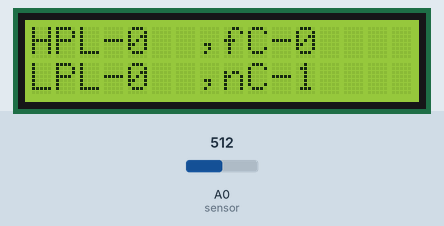
This sketch was run on a simulated Arduino Uno, built with avr-gcc and run on an emulated ATmega328P. On the bench: 16×2 character LCD. Inputs (shaded band) come from the test bench; at power-on: A0 (sensor) = 512. Storage starts empty; EEPROM starts erased; what the sketch prints to the serial monitor is not drawn.

Above: at 2.3 s.
2.4 s: A0 (sensor) set to 52
3.9 s: A0 (sensor) set to 46
At 5.2 s:
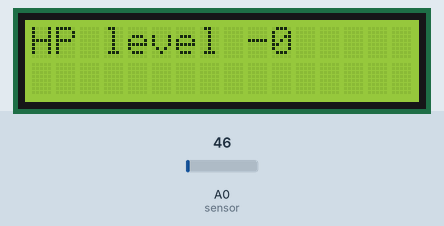
5.8 s: A0 (sensor) set to 431
7.3 s: A0 (sensor) set to 457
At 7.8 s:
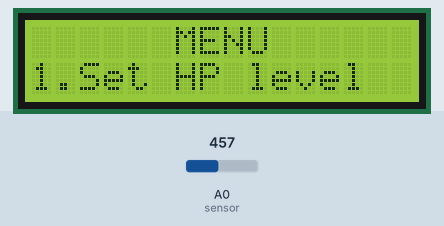
8.9 s: A0 (sensor) set to 440
At 9.2 s:
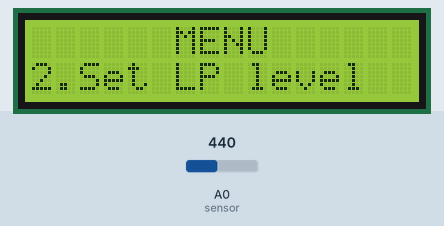
11.4 s: A0 (sensor) set to 40
At 13.1 s:
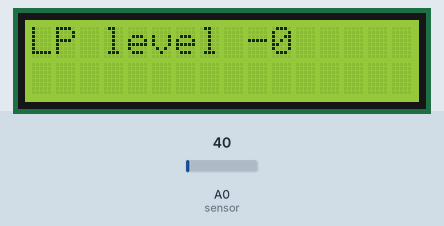
Timing chart, 0 to 14.2 s (numbered marks = the images above; inputs shaded):
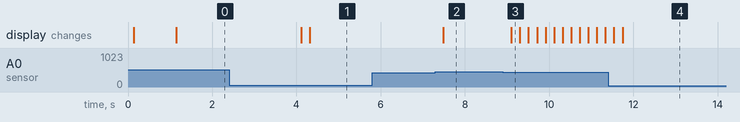

The sketch:

valveLCD.ino
```cpp
//Sample using LiquidCrystal library
#include <LiquidCrystal.h>

#include <SPI.h>
#include <SD.h>
#include <EEPROM.h>
int REPEAT_DELAY = 300;
File myFile;


LiquidCrystal lcd(8, 9, 4, 5, 6, 7);

// define some values used by the panel and buttons
int lcd_key     = 0;
int adc_key_in  = 0;
#define btnRIGHT  0
#define btnUP     1
#define btnDOWN   2
#define btnLEFT   3
#define btnSELECT 4
#define btnNONE   5

int wait_del = 200;
int minIntDelay = 50;
String Menu[3] = {"1.Set HP level", "2.Set LP level", "3.Set sycle fr"};


bool valueChanged = false;
long press_timer = 0;


int HPL_val = 100;
int HPL_min_val = 0;
int HPL_max_val = 100;
int LPL_val = 100;
int LPL_min_val = 0;
int LPL_max_val = 100;
int fC = 1000;
int fC_min_val = 0;
int fC_max_val = 1000;
int nC = 1;

int LREPEAT_DELAY;

// read the buttons
int read_LCD_buttons()
{
  adc_key_in = analogRead(A0);      // read the value from the sensor
  // my buttons when read are centered at these valies: 0, 144, 329, 504, 741
  // we add approx 50 to those values and check to see if we are close
  if (adc_key_in > 1000) return btnNONE; // We make this the 1st option for speed reasons since it will be the most likely result
  // For V1.1 us this threshold
  if (adc_key_in < 50)   return btnRIGHT;
  if (adc_key_in < 250)  return btnUP;
  if (adc_key_in < 450)  return btnDOWN;
  if (adc_key_in < 650)  return btnLEFT;
  if (adc_key_in < 850)  return btnSELECT;

  // For V1.0 comment the other threshold and use the one below:
  /*
    if (adc_key_in < 50)   return btnRIGHT;
    if (adc_key_in < 195)  return btnUP;
    if (adc_key_in < 380)  return btnDOWN;
    if (adc_key_in < 555)  return btnLEFT;
    if (adc_key_in < 790)  return btnSELECT;
  */


  return btnNONE;  // when all others fail, return this...
}


void MainScreen() {
  lcd.setCursor(0, 0);
  lcd.print("HPL-");
  lcd.setCursor(4, 0);
  lcd.print(HPL_val);
  lcd.setCursor(7, 0);
  lcd.print(",fC-");
  lcd.setCursor(11, 0);
  lcd.print(fC);

  lcd.setCursor(0, 1);
  lcd.print("LPL-");
  lcd.setCursor(4, 1);
  lcd.print(LPL_val);
  lcd.setCursor(7, 1);
  lcd.print(",nC-");
  lcd.setCursor(11, 1);
  lcd.print(nC);
}

void setup()
{
  Serial.begin(9600);
  while (!Serial) {
    ; // wait for serial port to connect. Needed for native USB port only
  }
  Serial.print("Initializing SD card...");

  if (!SD.begin(2)) {
    Serial.println("initialization failed!");
    return;
  }
  Serial.println("initialization done.");


  //если память пустая меняем значения на 0 -- должно отработатьдолжно отработать при первой прошивке контроллера
  if (EEPROM.read(9) > 180) {
    for (int i = 0; i < 15; i++) {
      EEPROM.write(i, 0);
    }
  }


  read_params();

  lcd.begin(16, 2);              // start the library
  lcd.setCursor(4, 0);
  lcd.print("LAR TECH");
  delay(1000);
  lcd.clear();

}


void WriteFile(String f_name, String s_write) {
  myFile = SD.open(f_name, FILE_WRITE);

  // if the file opened okay, write to it:
  if (myFile) {
    Serial.print("Writing to ");
    Serial.print(f_name);
    Serial.print(" ... ");
    myFile.println(s_write);
    // close the file:
    myFile.close();
    Serial.println("done.");
  } else {
    // if the file didn't open, print an error:
    Serial.println("error opening test.txt");
  }
}


void ReadFile(String f_name) {
  // re-open the file for reading:
  myFile = SD.open(f_name);
  if (myFile) {

    Serial.print(f_name);
    Serial.print(": ");

    // read from the file until there's nothing else in it:
    while (myFile.available()) {
      Serial.write(myFile.read());
    }
    // close the file:
    myFile.close();
  } else {
    // if the file didn't open, print an error:
    Serial.println("error opening test.txt");
  }
}


void menu_get_int(String s, int* v, int minv, int maxv)
{
  LREPEAT_DELAY = 300;
  valueChanged = true;
  int l = s.length();
  lcd.clear();
  lcd.setCursor(0, 0);
  lcd.print(s);
  String erase;
  for (int i = 0; i < 16 - l; i++) erase += " ";
  while (1) {
    if (valueChanged) {
      valueChanged = false;
      lcd.setCursor(l, 0);
      lcd.print(erase);
      lcd.setCursor(l, 0);
      lcd.print(*v);
    }
    if (press_timer < millis())
    {
      lcd_key = read_LCD_buttons();
//     Serial.println( read_LCD_buttons());
      if (read_LCD_buttons() == 5 && read_LCD_buttons() == 5 && read_LCD_buttons() == 5 && read_LCD_buttons() == 5 && read_LCD_buttons() == 5 && read_LCD_buttons() == 5 && read_LCD_buttons() == 5 && read_LCD_buttons() == 5 && read_LCD_buttons() == 5 ) LREPEAT_DELAY = 300;
      if (lcd_key == btnDOWN) {
        press_timer = millis() + LREPEAT_DELAY;
        LREPEAT_DELAY-=10;
        if (LREPEAT_DELAY < minIntDelay) {
          LREPEAT_DELAY = minIntDelay;
        }
        (*v)--;
        if (*v < minv) *v = minv;
        valueChanged = true;
      }
      if (lcd_key == btnUP) {
        press_timer = millis() + LREPEAT_DELAY;
        LREPEAT_DELAY-=10;
        if (LREPEAT_DELAY < minIntDelay) {
          LREPEAT_DELAY = minIntDelay;
        }
        (*v)++;
        if (*v > maxv) *v = maxv;
        valueChanged = true;
      }

      if (lcd_key == btnLEFT) {
        lcd.clear();
        save_params();
        return;
      }
    }
  }
}

int menu_select(String Header, int Header_pos, String *paragraph, int p, int start) {

  //    lcd.clear();

  lcd.clear();
  lcd.setCursor(Header_pos, 0);
  lcd.print(Header);
  int menu_num = start;
  int last_key = btnLEFT;
  while (1) {
    for (int i = 0; i < p; i++) {
      if (menu_num == i) {
        lcd.setCursor(Header_pos, 0);
        lcd.print(Header);
        lcd.setCursor(0, 1);
        lcd.print(paragraph[i]);
      }
    }

    lcd_key = read_LCD_buttons();

    if (lcd_key == btnUP) {
      menu_num--;
      delay(wait_del);
      if (menu_num < 0) {
        menu_num = p - 1;
      }
    }

    if (lcd_key == btnDOWN) {
      menu_num++;
      delay(wait_del);
      if (menu_num > p - 1) {
        menu_num = 0;
      }
    }

    if (lcd_key == btnLEFT && last_key != btnLEFT) {
      lcd.clear();
      delay(wait_del);
      return -1;
    }

    if (lcd_key == btnRIGHT) {
      lcd.clear();
      delay(wait_del);
      return menu_num;
    }
    last_key = lcd_key;
  }
}

void save_params() {
  EEPROM_uint_write(0, HPL_val);
  EEPROM_uint_write(2, LPL_val);
  EEPROM_uint_write(4, fC);
}


void read_params() {
  HPL_val = EEPROM_uint_read (0);
  LPL_val = EEPROM_uint_read (2);
  fC = EEPROM_uint_read (4);
}


unsigned int EEPROM_uint_read(int addr) {
  byte raw[2];
  for (byte i = 0; i < 2; i++) raw[i] = EEPROM.read(addr + i);
  unsigned int &num = (unsigned int&)raw;
  return num;
}
// запись
void EEPROM_uint_write(int addr, unsigned int num) {
  byte raw[2];
  (unsigned int&)raw = num;
  for (byte i = 0; i < 2; i++) EEPROM.write(addr + i, raw[i]);
}


void loop()
{

  MainScreen();
  lcd_key = read_LCD_buttons();  // read the buttons

  if (lcd_key == btnRIGHT) {
    delay(wait_del);

    int choise = 0;
    while (1) {
      choise = menu_select("MENU", 6, Menu, 3, choise);
      if (choise == -1) {
        break;
        delay(200);
      }
      if (choise == 0)  menu_get_int("HP level -", &HPL_val, HPL_min_val, HPL_max_val);
      if (choise == 1)  menu_get_int("LP level -", &LPL_val, LPL_min_val, LPL_max_val);
      if (choise == 2)  menu_get_int("fC -", &fC, fC_min_val, fC_max_val);

    }

  }


}
```

Measured:
- the behaviour switches between 50 and 49 on A0 (sensor) (found by bisection; images 0 and 1)
- the behaviour switches between 449 and 450 on A0 (sensor) (found by bisection; images 1 and 2)
- after the input at 2.4 s, every drawn part: stays the same
- after the input at 3.9 s, the display: first changes after 0.21 s (image 1 shows a later state)
- after the input at 5.8 s, every drawn part: stays the same
- after the input at 7.3 s, the display: changes after 0.19 s (image 2)
- after the input at 8.9 s, the display: changes after 0.20 s (image 3)
- after the input at 11.4 s, the display: first changes after 0.14 s (image 4 shows a later state)
